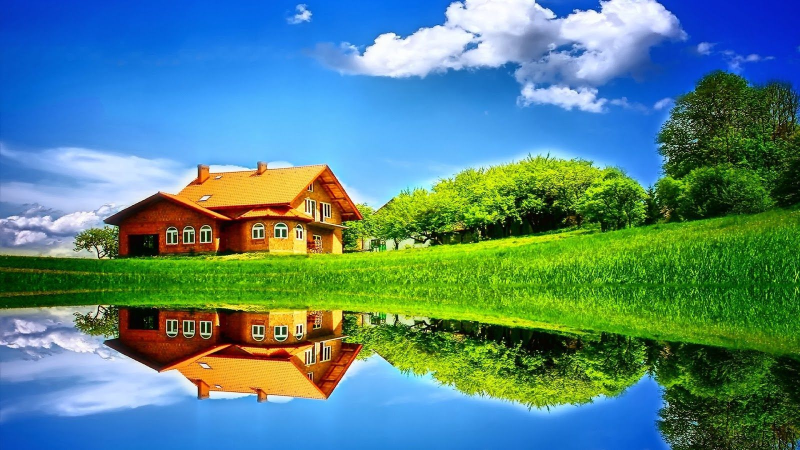
#> input picture dominant-color/image.jpg, 1600 x 900 px (shown at 1/2 size)
$ jupyter execute dominant-color_and_reproduction_using_dominant_colors.ipynb   (shell and % lines are left out)
#> lines starting #> are read from the running program, lines starting #| are printed output that depends on the picture; after the words box and inside, x2 and y2 are one past the last pixel; in counts of white or black regions, pixels touching at a corner belong together
[cell 1]
import numpy as np
from matplotlib import pyplot as plt
from sklearn.cluster import KMeans
import cv2

[cell 2]
im=cv2.imread('./image.jpg')
#> im is the input picture: shape (900, 1600, 3); mean B, G, R 131.1, 133.4, 85.5
im = cv2.cvtColor(im, cv2.COLOR_BGR2RGB)
# To reshape
r,c=im.shape[:2]
#> r = 900; c = 1600
orr=240
oc=int(orr*float(c)/r)
#> oc = 426
im=cv2.resize(im,(oc,orr))
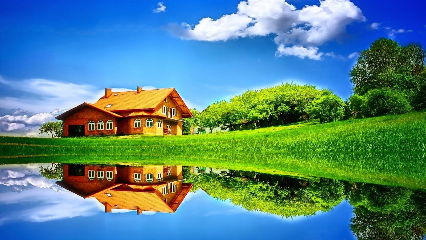
#> im: shape (240, 426, 3); mean R, G, B 85.5, 133.3, 131.1
pixels = im.reshape((-1, 3))
plt.imshow(im)

[cell 3]
# Applying KMeans from scikit learn
km = KMeans(n_clusters=8)
km.fit(pixels)
km.cluster_centers_

[cell 4]
colors = np.asarray(km.cluster_centers_, dtype='uint8')
colors

[cell 5]
# To calculate % of each dominant color
per = np.asarray(np.unique(km.labels_, return_counts=True)[1], dtype='float32')
per = per / pixels.shape[0]
per

[cell 6]
# To visualize dominant colors
plt.figure(0)
for ix in range(colors.shape[0]):
    patch = np.ones((20, 20, 3))
    patch[:, :, :] = 255 - colors[ix]
    plt.subplot(1, colors.shape[0], ix+1)
    plt.axis("off")
    plt.imshow(patch)

[cell 7]
dom = [[per[ix], colors[ix]] for ix in range(km.n_clusters)]
DOM = sorted(dom, key=lambda z: z[0], reverse=True)

[cell 8]
# To visualize according to their respective %
plt.figure(0)
plt.axis('off')

patch = np.zeros((50, 500, 3))

start = 0
for cx in range(km.n_clusters):
    width = int(DOM[cx][0] * patch.shape[1])
    end = start + width
    patch[:, start:end, :] = 255 - DOM[cx][1]
    start = end
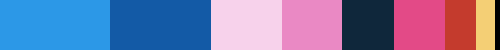
#> patch: shape (50, 500, 3) float64; mean of channels 0, 1, 2 168.4, 121, 122.8; drawn as B, G, R

plt.imshow(patch)
plt.show()
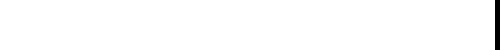
#> shown: shape (50, 500, 3) float64; values 0 (black) and 1 (white), 99% white; 1 black region, box (x1, y1, x2, y2) and area: (495, 0, 500, 50) 250

[cell 9]
# To reproduce

for ix in range(len(pixels)):
    pixels[ix]=colors[km.labels_[ix]]
xn=pixels.reshape((orr,oc,3))
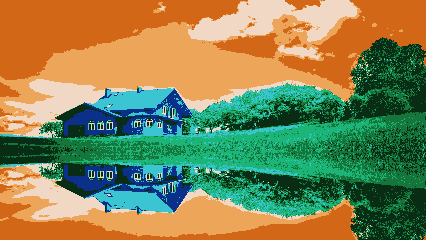
#> xn: shape (240, 426, 3); mean of channels 0, 1, 2 85.1, 132.9, 130.8; drawn as B, G, R
plt.imshow(xn)
